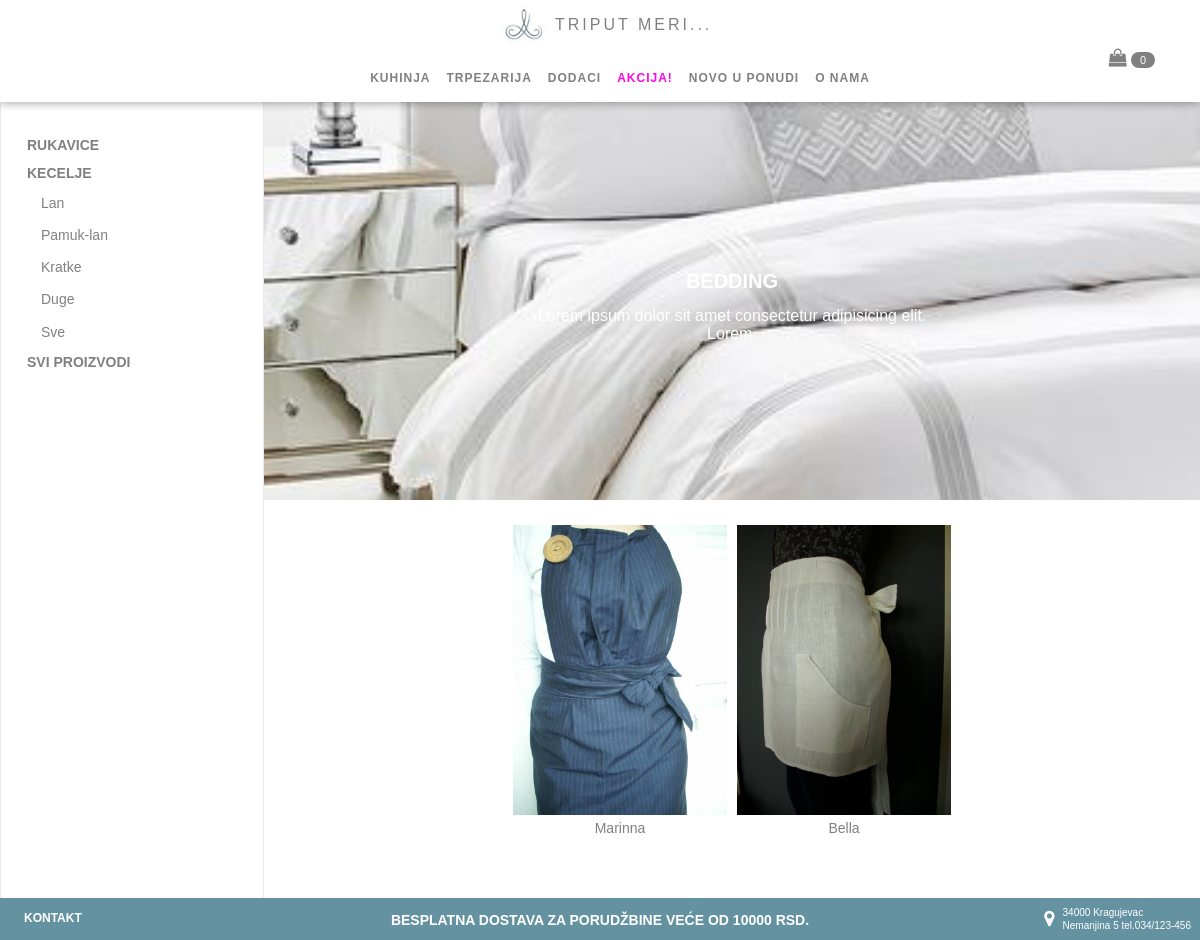
Screenshot of /kitchen.php?category=Kuhinja&subcategory=Kecelja&material=Lan with the database file from the repository.
### tables this page shows
CREATE TABLE `product` (
  `Id` int(11) NOT NULL,
  `Name` varchar(50) NOT NULL,
  `TypeId` varchar(50) NOT NULL,
  `Price` decimal(16,2) NOT NULL,
  `Description` varchar(800) NOT NULL,
  `OnSaleFromDate` date NOT NULL,
  `OnSaleToDate` date NOT NULL,
  `Material` varchar(50) NOT NULL,
  `Subcategory` varchar(50) NOT NULL,
  `NumberOfPeaces` int(50) NOT NULL,
  `ImgPath` varchar(50) NOT NULL,
  `Category` varchar(50) DEFAULT NULL,
  `UserDeleted` bit(1) DEFAULT NULL,
  `CreatedOn` date DEFAULT NULL,
  `ModifiedOn` date DEFAULT NULL,
  `PublishedOn` datetime DEFAULT NULL,
  `IsPublished` bit(1) DEFAULT NULL
);

CREATE TABLE `images` (
  `Id` int(11) NOT NULL,
  `ProductId` int(11) NOT NULL,
  `ImagePath` varchar(100) NOT NULL,
  `IsCover` bit(1) DEFAULT NULL
);

### includes/showProducts.inc.php (the view, shortened to what this page needs)
<?php
    $conn = mysqli_connect("localhost","root","") or die("cannot connect to database");
    if(isset($_GET['category'])){
        $category = $_GET['category'];
        $selectID = mysqli_query($conn, "SELECT * FROM product WHERE Category = '$category' AND UserDeleted IS NULL AND IsPublished = 1");
        if(isset($_GET['subcategory'])){
            $subcat = $_GET['subcategory'];
            $selectID = mysqli_query($conn, "SELECT * FROM product WHERE Category = '$category' AND Subcategory = '$subcat' AND UserDeleted IS NULL AND IsPublished = 1");
            if(isset($_GET['numb'])){
                $numb = $_GET['numb'];
                $selectID = mysqli_query($conn, "SELECT * FROM product WHERE Category = '$category' AND Subcategory = '$subcat' AND NumberOfPeaces = $numb AND UserDeleted IS NULL AND IsPublished = 1");
            }
            elseif(isset($_GET['material'])){
                    $mat = $_GET['material'];
                    $selectID = mysqli_query($conn, "SELECT * FROM product WHERE Category = '$category' AND Subcategory = '$subcat' AND Material = '$mat' AND UserDeleted IS NULL AND IsPublished = 1");
                }
            elseif(isset($_GET['type'])){
                $length = $_GET['type'];
                $selectID = mysqli_query($conn, "SELECT * FROM product WHERE Category = '$category' AND Subcategory = '$subcat' AND TypeId = '$length' AND UserDeleted IS NULL AND IsPublished = 1");
            }
        }
    }
            while ($row = mysqli_fetch_array($selectID)) {
                $tempId = $row['Id'];
                $sql = mysqli_query($conn, "SELECT * FROM images WHERE ProductId = '$tempId' AND IsCover = 1");
                $rowImg = mysqli_fetch_array($sql);
                    echo '<div class = "image">';
                    echo '<a href="addToCart.php?id='.$tempId.'"><img src="'.$rowImg['ImagePath'].'" alt="primer4"></a>';
                    echo '<span class="caption">'.$row['Name'].'</span>';
                    echo '</div>';
            }
?>

### css/myStyle.css (style rules this page uses)
* { box-sizing: border-box; font-family: Arial, Helvetica, sans-serif; margin: 0; }
a { text-decoration: none; color: gray; }
.image { width: 25%; display: inline-block; margin: auto; }
.image img { width: 100%; height: 300px; padding: 5px; object-fit: cover; transition: padding 0.3s ease; }
.image .caption { display: block; text-align: center; color: gray; font-size: 14px; margin-bottom: 16px; }

### rows the page displays
product: images.ImagePath (picture), Name "Marinna"
product: images.ImagePath (picture), Name "Bella"
